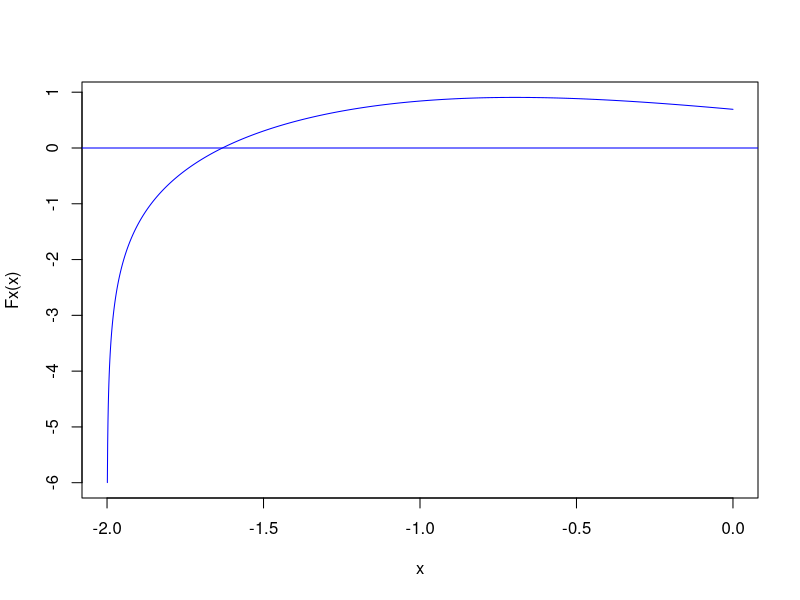

This chart was generated by the following R code: (Note: this script raises an error after producing the figure.)

# Metodo de secante
# Remueve todos los objetos creados
rm(list=ls())
Fx <- function(x) log(x+2)-sin(x)
F1x <- function(x) (1/(x+2))-cos(x)
# Halla la raiz de Fx
secante <- function(x0,x1) {
  x<-seq(-2,0,0.001)
  plot(x,Fx(x),type="l",col="blue")
  abline(h=0,col="blue")
  x<-(Fx(x1)*x0-Fx(x0)*x1)
  y<-(Fx(x1)-Fx(x0))
  x<-x/y
  error <-1
  while (error > 1.e-7) {
    x0<-x1
    x1<-x
    x<-(Fx(x1)*x0-Fx(x0)*x1)/(Fx(x1)-Fx(x0))
   if (Fx(x) == 0) break
    error<-abs(Fx(x)/F1x(x))
    points(rbind(c(x,0)),pch=19,cex=0.7,col="red")
    cat("X=",x,"\t","E=",error,"\n")
  }
}
secante(-2,0)
